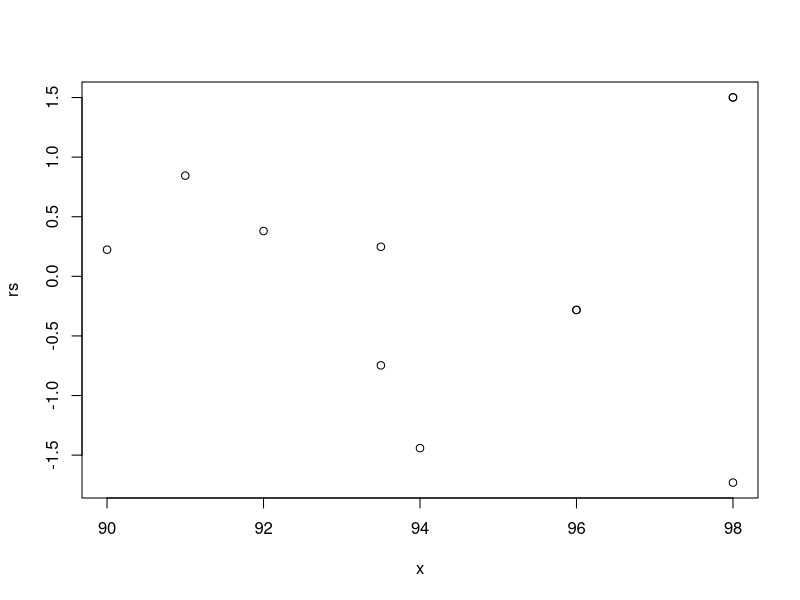
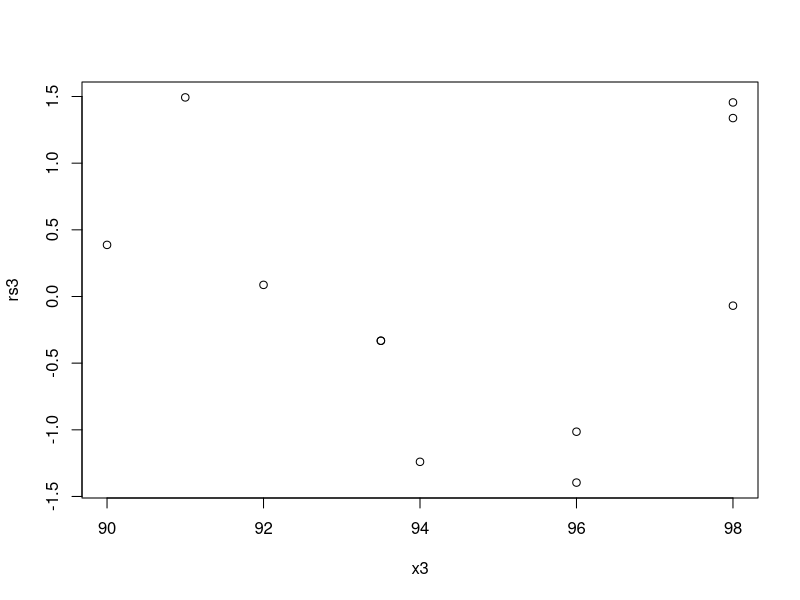
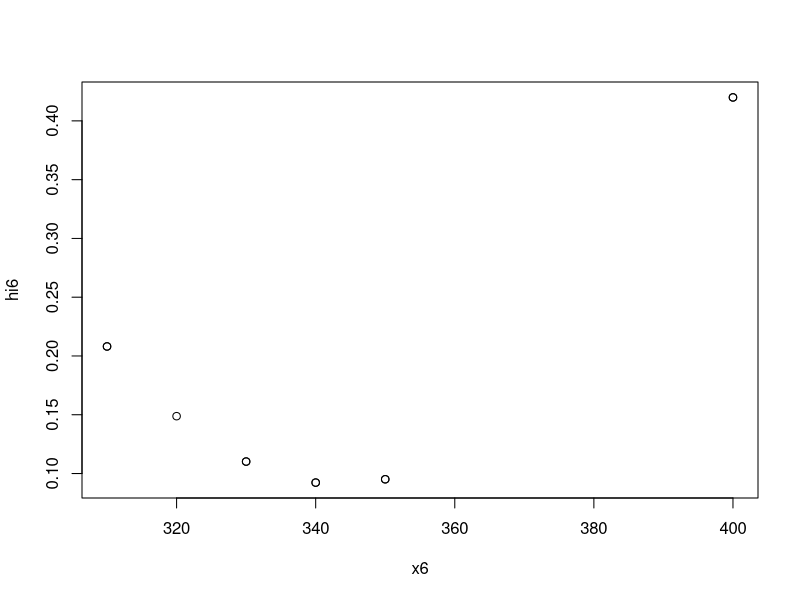

The R script that drew these images, in order:

# #1. Si se desea predecir el ancho de una lancha en función de 
# la potencia del motor. Determine si existe algún valor influyente.
# Justifique su respuesta indicando el treshold.

x = c(98,98,98,93.5,93.5,96,90,94,96,92,91)
y = c(400,340,400,340,320,350,310,310,350,330,330)

n = length(x)
reg = lm(y~x)
hi = influence(reg)$hat

lum = 6/n

hi > lum
# como se puede observar no supera mi lumbral de 0.5454
# En el diagrama de dispersión del literal anterior,
# se observa algún outlier?. Justifique su respuesta, numéricamente. 
rs = rstandard(reg)
plot(rs~x)
# En en grafico se puede observar que mis datos no sobrepoasa el umbral de -2 y 2 

# 3. Si se desea predecir la velocidad de la lancha tomando en cuenta 
# el ancho máximo de la lancha. Compruebe gráficamente si se cumple con 
# la propiedad de homocedasticidad. 
x3 = c(98,98,98,93.5,93.5,96,90,94,96,92,91)

y3 = c(47.5,44.9,47.3,44.5,44.5,42.5,45.8,42.8,43.2,45.3,47.7)

reg3= lm(y3~x3)

rs3 = rstandard(reg3)
plot(rs3~x3)

# se puede deducir que mi varianza no es constante ya que en la grafica se 
# puede obsevar en forma de una campana

# 5. Indique el cuál es el valor del residual estandarizado
# de la Mastercraft X-1, para el literal 3.

## en la posicion 7 se encuentra Mastercraft X-1=0.38705854

# 6. Si se desea conocer cuál es la velocidad de una lancha tomando en cuenta 
# u potencia. Indique el vector de los valores influyentes y en qué gráfica podría
# identificar la existencia de un valor influyente.


x6 = c(400,340,400,340,320,350,310,310,350,330,330)
y6 = c(47.5,44.9,47.3,44.5,44.5,42.5,45.8,42.8,43.2,45.3,47.7)

n6 = length(x6)
reg6 = lm(y6~x6)
hi6 = influence(reg6)$hat

lum6 = 6/n6

hi6 > lum6

plot(hi6~x6)
